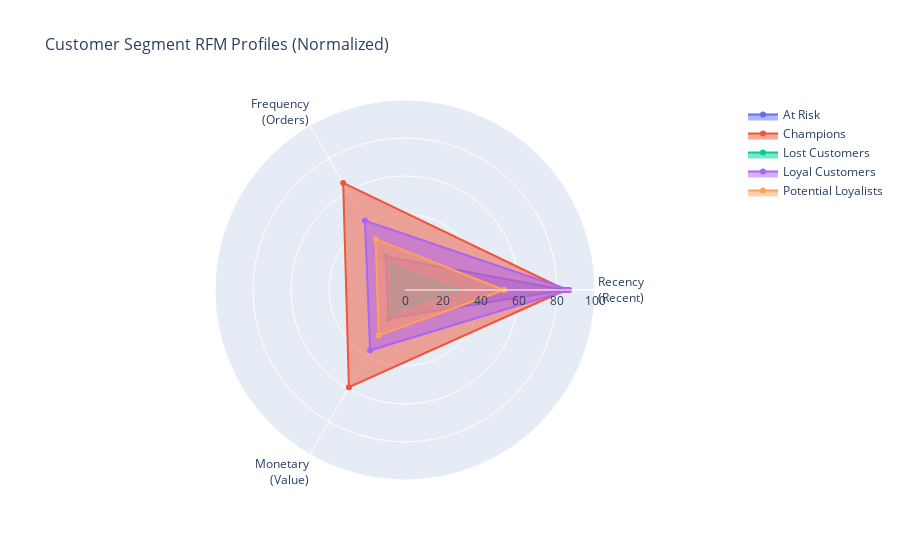

The code cell stored with this chart in its notebook:
### Markdown cell above
### 8.3 Radar Chart for Segment Profiles

Radar charts are excellent for comparing multiple dimensions across segments.

### Code cell
# Normalize RFM values for radar chart (0-100 scale)
# Note: For recency, we invert it so lower values (better) show as higher on the chart
rfm_normalized = rfm_df.copy()
rfm_normalized['recency_norm'] = 100 - (rfm_normalized['recency'] / rfm_normalized['recency'].max() * 100)
rfm_normalized['frequency_norm'] = rfm_normalized['frequency'] / rfm_normalized['frequency'].max() * 100
rfm_normalized['monetary_norm'] = rfm_normalized['monetary'] / rfm_normalized['monetary'].max() * 100

# Calculate average normalized values per cluster
radar_data = rfm_normalized.groupby('cluster_name')[['recency_norm', 'frequency_norm', 'monetary_norm']].mean()

# Create radar chart
fig = go.Figure()

categories = ['Recency<br>(Recent)', 'Frequency<br>(Orders)', 'Monetary<br>(Value)']

for segment in radar_data.index:
    fig.add_trace(go.Scatterpolar(
        r=radar_data.loc[segment].values.tolist() + [radar_data.loc[segment].values[0]],  # Close the loop
        theta=categories + [categories[0]],  # Close the loop
        fill='toself',
        name=segment,
        line=dict(width=2)
    ))

fig.update_layout(
    polar=dict(
        radialaxis=dict(
            visible=True,
            range=[0, 100]
        )
    ),
    showlegend=True,
    title='Customer Segment RFM Profiles (Normalized)',
    title_font_size=16,
    height=600
)

fig.show()

print("\n💡 Radar Chart Interpretation:")
print("- Larger coverage = Better performance across all metrics")
print("- Champions should have the largest area")
print("- Lost Customers should have the smallest area")

### Figure 1 — Plotly figure (JSON) as saved in the notebook; plotly's stock layout.template omitted (floating-point values rounded to 4 significant figures)
{"data": [{"fill": "toself", "line": {"width": 2}, "name": "At Risk", "r": [83.95, 20.18, 17.27, 83.95], "theta": ["Recency<br>(Recent)", "Frequency<br>(Orders)", "Monetary<br>(Value)", "Recency<br>(Recent)"], "type": "scatterpolar"}, {"fill": "toself", "line": {"width": 2}, "name": "Champions", "r": [84.6, 65.08, 59.04, 84.6], "theta": ["Recency<br>(Recent)", "Frequency<br>(Orders)", "Monetary<br>(Value)", "Recency<br>(Recent)"], "type": "scatterpolar"}, {"fill": "toself", "line": {"width": 2}, "name": "Lost Customers", "r": [27.38, 14.77, 12.84, 27.38], "theta": ["Recency<br>(Recent)", "Frequency<br>(Orders)", "Monetary<br>(Value)", "Recency<br>(Recent)"], "type": "scatterpolar"}, {"fill": "toself", "line": {"width": 2}, "name": "Loyal Customers", "r": [86.29, 42.19, 36.66, 86.29], "theta": ["Recency<br>(Recent)", "Frequency<br>(Orders)", "Monetary<br>(Value)", "Recency<br>(Recent)"], "type": "scatterpolar"}, {"fill": "toself", "line": {"width": 2}, "name": "Potential Loyalists", "r": [52.03, 30.89, 27.59, 52.03], "theta": ["Recency<br>(Recent)", "Frequency<br>(Orders)", "Monetary<br>(Value)", "Recency<br>(Recent)"], "type": "scatterpolar"}], "layout": {"autosize": true, "polar": {"angularaxis": {"type": "category"}, "radialaxis": {"autorange": false, "range": [0, 100], "type": "linear", "visible": true}}, "showlegend": true, "title": {"font": {"size": 16}, "text": "Customer Segment RFM Profiles (Normalized)"}}}
